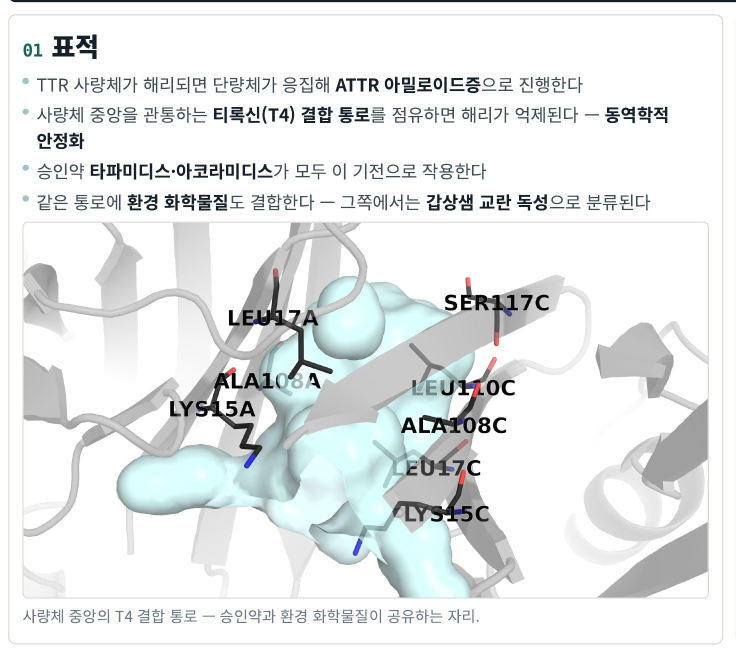
#> input picture poster-2026-kps/readme/01_표적.jpg, 1471 x 1303 px (shown at 1/2 size); its folder holds 4 pictures in this run
$ python mk_readme_crops.py
#> lines starting #> are read from the running program, lines starting #| are printed output that depends on the picture; after the words box and inside, x2 and y2 are one past the last pixel; in counts of white or black regions, pixels touching at a corner belong together
#!/usr/bin/env python3
"""out/TTR_포스터_95x150.pdf → readme/*.jpg

README 에 스크롤로 읽히는 블록별 확대 이미지를 만든다.
좌표는 Playwright 로 poster.html 의 각 블록 경계를 실측한 값(mm)이다.
포스터 레이아웃을 바꾸면 좌표도 다시 재야 한다.
"""
import os, subprocess
from PIL import Image, ImageChops

ROOT = os.path.dirname(os.path.dirname(os.path.abspath(__file__)))
PDF  = os.path.join(ROOT, 'out', 'TTR_포스터_95x150.pdf')
OUT  = os.path.join(ROOT, 'readme')
DPI  = 110
K    = DPI / 25.4                      # mm → px

# (파일명, x, y, w, h) 단위 mm — 페이지 950 × 1500
CROPS = [
    ('01_표적',      20,  163, 342, 303),
    ('02_착안',     356,  163, 574, 303),
    ('03a_깔때기',   20,  460, 628, 304),
    ('03b_생성모델',650,  552, 276, 142),
    # 후보 7종 줄은 가로 898mm 라 통짜로는 글씨가 안 읽힌다. 분자 4 | 3 으로 쪼갠다.
    ('04a_후보7종_좌',150, 784, 378,  89),
    ('04b_후보7종_우',513, 784, 290,  89),
    ('05_구조확인',  20,  927, 405, 278),
    ('06_결합력계산',418,  927, 512, 278),
    ('07_검증과한계',20, 1199, 503, 233),
    ('08_추후과제', 516, 1199, 414, 233),
]

def trim(path, margin=14):
    """가장자리의 순백 여백만 깎는다. 카드 테두리·틴트 배경은 내용이라 남는다."""
#> called with path = 'poster-2026-kps/readme/01_표적.jpg', margin = 14
    im = Image.open(path).convert('RGB')
#> im is the input picture: PIL image 1471x1303 RGB; mean R, G, B 230.3, 233.3, 233.5
    bg = Image.new('RGB', im.size, (255, 255, 255))
#> bg: PIL image 1471x1303 RGB; every value is 255
    mask = ImageChops.difference(im, bg).convert('L').point(lambda v: 255 if v > 6 else 0)
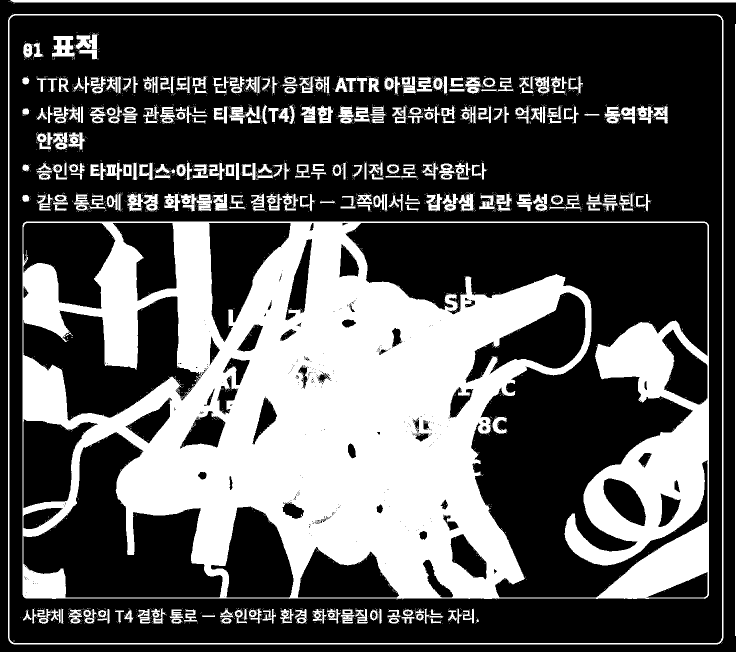
#> mask: PIL image 1471x1303 L (shown at 1/2 size); 32.6% white; 3381 white regions (3103 under 20 px), largest, box (x1, y1, x2, y2) and area: (45, 442, 1418, 1199) 520974, (16, 28, 1447, 1289) 16054, (20, 0, 1471, 7) 7239
    bb = mask.getbbox()
#> bb = (16, 0, 1471, 1289)
    if not bb:
        return
    box = (max(0, bb[0]-margin), max(0, bb[1]-margin),
           min(im.width, bb[2]+margin), min(im.height, bb[3]+margin))
#> box = (2, 0, 1471, 1303)
    if box != (0, 0, im.width, im.height):
        im.crop(box).save(path, quality=90)
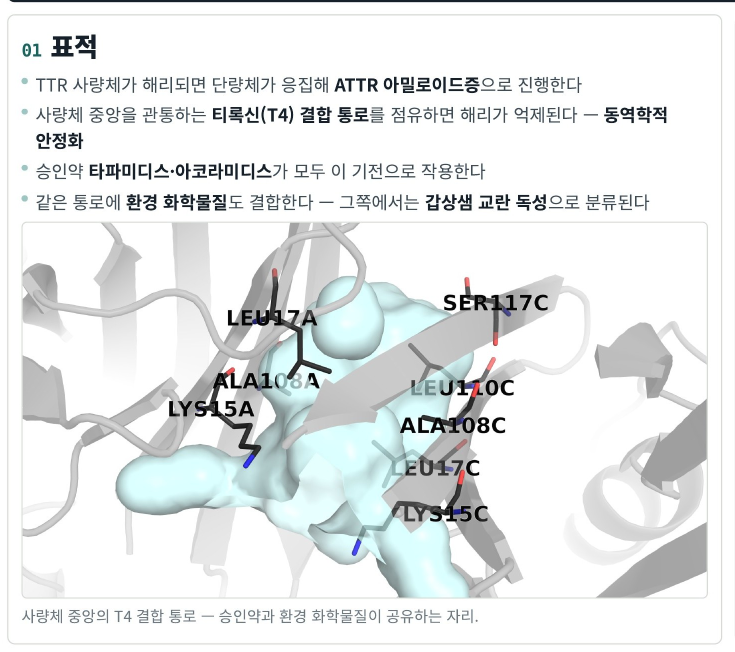
#> saved as 01_표적.jpg: PIL image 1469x1303 RGB (shown at 1/2 size); mean R, G, B 230.3, 233.3, 233.5

def main():
    os.makedirs(OUT, exist_ok=True)
    for name, x, y, w, h in CROPS:
        px = [str(round(v * K)) for v in (x, y, w, h)]
        subprocess.run(['pdftoppm', '-r', str(DPI), '-jpeg', '-jpegopt', 'quality=90',
                        '-x', px[0], '-y', px[1], '-W', px[2], '-H', px[3],
                        '-singlefile', PDF, os.path.join(OUT, name)], check=True)
        f = os.path.join(OUT, name + '.jpg')
        trim(f)
        print(f'{name:14} {Image.open(f).size}  {os.path.getsize(f)//1024} KB')
#> pass 2 of the loop in main, `for name, x, y, w, h in CROPS:`:
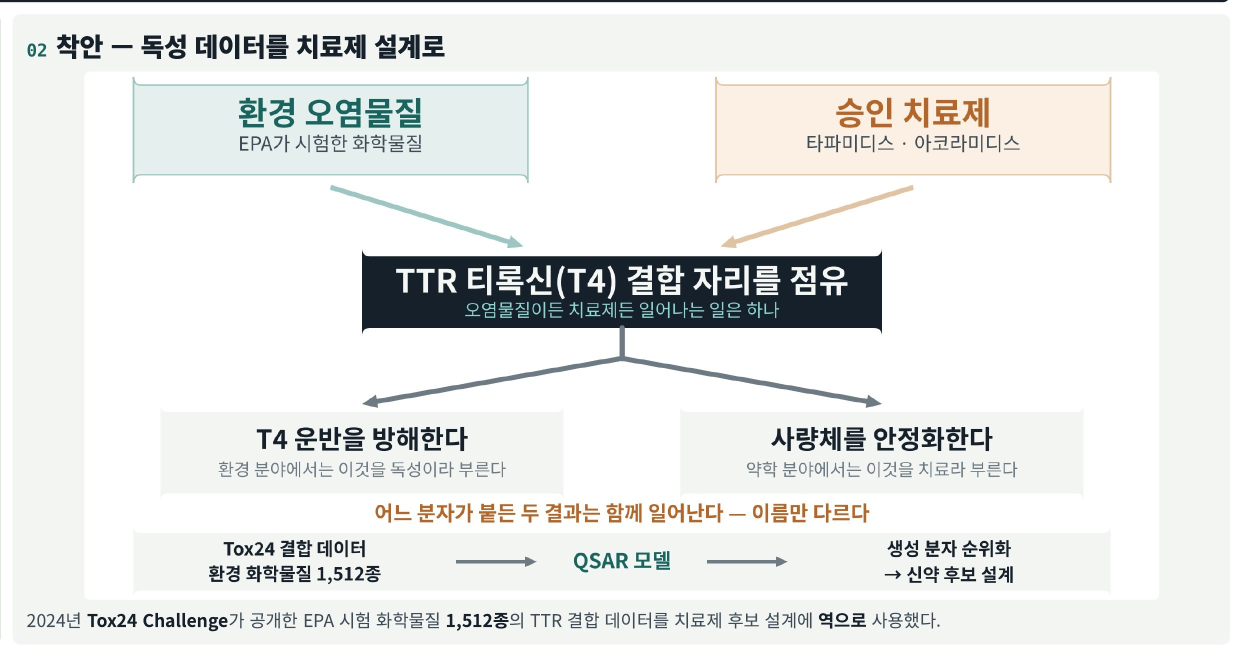
#> input picture poster-2026-kps/readme/02_착안.jpg, 2474 x 1303 px (shown at 1/2 size)
#> in trim, im is the input picture: PIL image 2474x1303 RGB; mean R, G, B 231.5, 233, 231.5
#> bg: PIL image 2474x1303 RGB; every value is 255
#> in trim (call 2), `mask = ImageChops.difference(im, bg).convert('L').point(lambda v: 255 ..`:
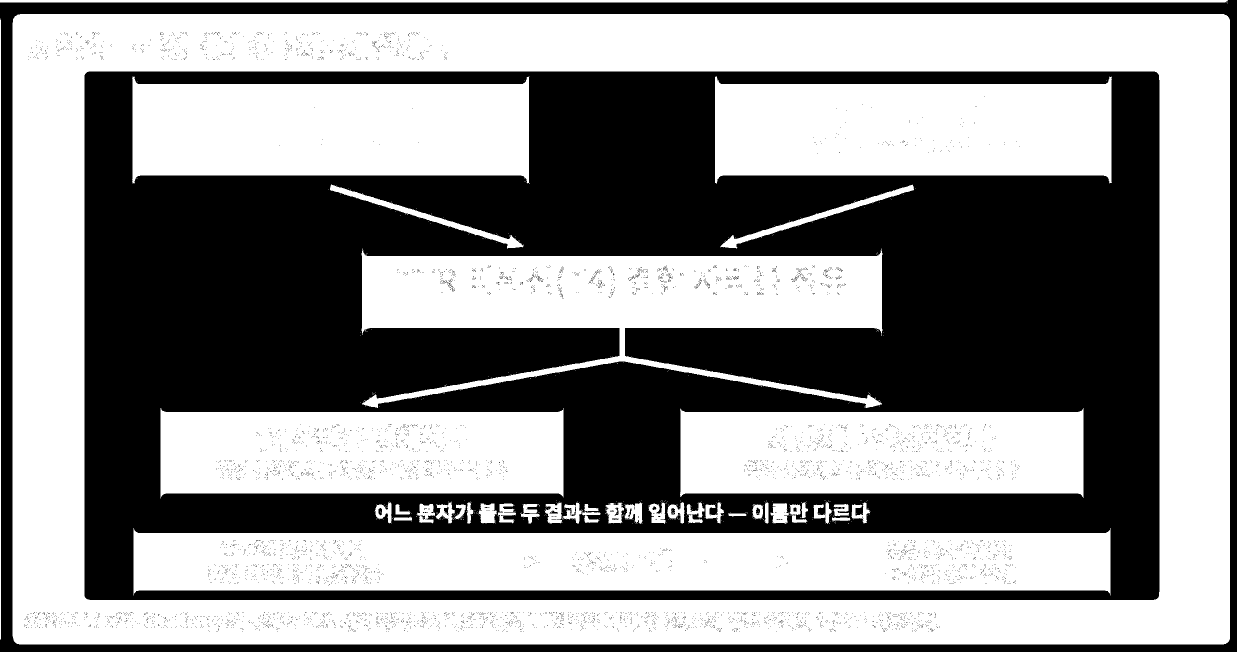
#> mask: PIL image 2474x1303 L (shown at 1/2 size); 55% white; 7063 black regions (7047 under 20 px), largest, box (x1, y1, x2, y2) and area: (169, 143, 2319, 1200) 1302093, (0, 0, 2474, 1303) 138561, (888, 1013, 897, 1031) 93
#> bb = (0, 0, 2460, 1289)
#> box = (0, 0, 2474, 1303)

if __name__ == '__main__':
#> (the run stopped early here; a loop or call above may not have finished)
